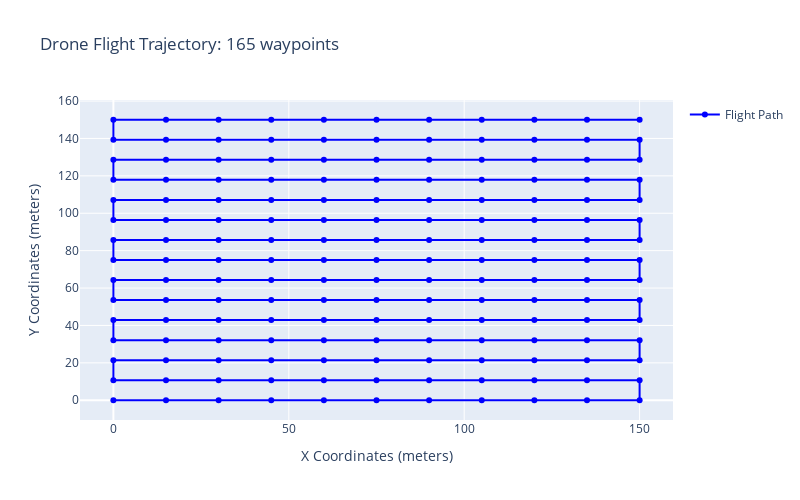

The notebook cell this image was saved under:
### Markdown cell above
# Week 7: Visualize Flight Plans

This week, we will use a third party plotting framework called [Plotly](https://plotly.com/python/) to visualize our plans. Please follow this [tutorial](https://www.kaggle.com/code/kanncaa1/plotly-tutorial-for-beginners) to gain some basic experience with Plotly, and then come up with your own visualization function. You are free to choose to come up with your own visualization, and use something other than Plotly.

$\color{red}{\text{TODO: }}$ Implement `plot_photo_plan` in `src/visualization.py`

### Code cell
fig = plot_photo_plan(computed_plan)
fig.show()

### Figure 1 — Plotly figure (JSON) as saved in the notebook; plotly's stock layout.template omitted (floating-point values rounded to 4 significant figures; data arrays with more than 128 entries replaced by an {"elided": "..."} marker saying what was removed)
{"data": [{"marker": {"color": "blue"}, "mode": "lines+markers", "name": "Flight Path", "type": "scatter", "x": {"elided": "165 int values"}, "y": {"elided": "165 float values"}}], "layout": {"height": 500, "showlegend": true, "title": {"text": "Drone Flight Trajectory: 165 waypoints"}, "width": 800, "xaxis": {"title": {"text": "X Coordinates (meters)"}}, "yaxis": {"title": {"text": "Y Coordinates (meters)"}}}}
